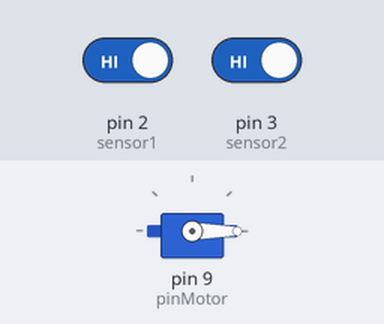
The sketch below on a simulated Arduino Uno, built with avr-gcc and run on an emulated ATmega328P. Shown: servo. The test bench sets the inputs (shaded band); at power-on: pin 2 (sensor1) HIGH, pin 3 (sensor2) HIGH.

Above: at 1.2 s.
1.3 s: pin 2 (sensor1) driven LOW
At 1.6 s:
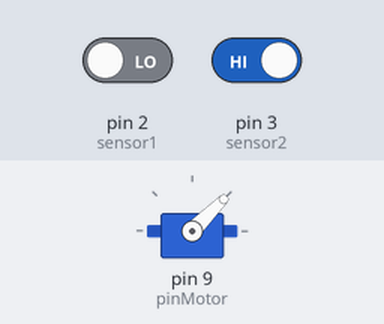
4.3 s: pin 2 (sensor1) driven HIGH
At 5.9 s:
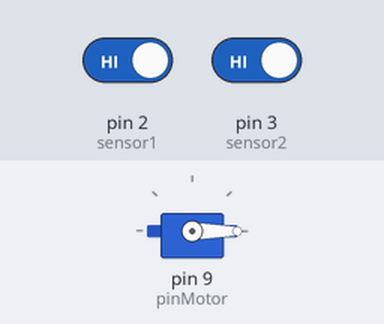
6.8 s: pin 3 (sensor2) driven LOW
At 8.2 s:
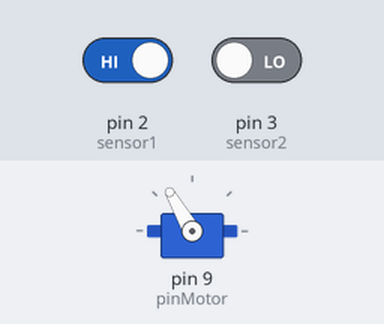
9.8 s: pin 3 (sensor2) driven HIGH
At 11.3 s:
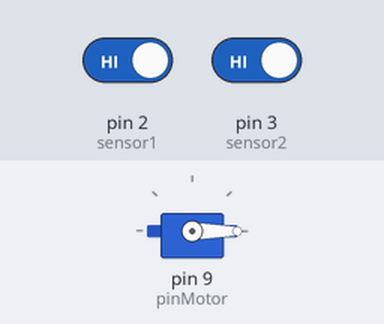
Timing chart, 0 to 12.8 s (numbered marks = the images above; inputs shaded):
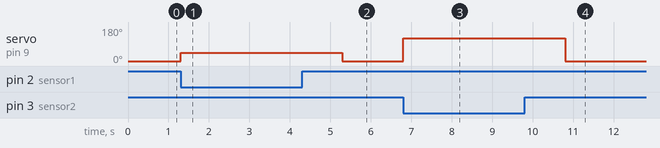

The sketch:

Motor_Y_Sensores_Infrarrojos.ino
```cpp
#include <Servo.h>

Servo motor;

const int sensor1 = 2;  // Sensor infrarrojo en pin 2
const int sensor2 = 3;  // Sensor infrarrojo en pin 3
const int pinMotor = 9; // Servo motor en pin 9

void setup() {
  motor.attach(pinMotor);

  pinMode(sensor1, INPUT);
  pinMode(sensor2, INPUT);

  motor.write(0); // Posición inicial
}

void loop() {
  int estadoSensor1 = digitalRead(sensor1);
  int estadoSensor2 = digitalRead(sensor2);

  if (estadoSensor1 == LOW) {
    motor.write(45);     // Mueve a 1°
    delay(2000);        // Espera 2 segundos
    motor.write(0);     // Vuelve a 0°
  }
  else if (estadoSensor2 == LOW) {
    motor.write(120);    // Mueve a 90°
    delay(2000);        // Espera 2 segundos
    motor.write(0);     // Vuelve a 0°
  }
}
```

Measured:
- after the input at 1.3 s, servo on pin 9 (pinMotor): 0° → 45° at once
- after the input at 4.3 s, servo on pin 9 (pinMotor): 45° → 0° after 1.0 s
- after the input at 6.8 s, servo on pin 9 (pinMotor): 0° → 120° at once
- after the input at 9.8 s, servo on pin 9 (pinMotor): 120° → 0° after 1.0 s
